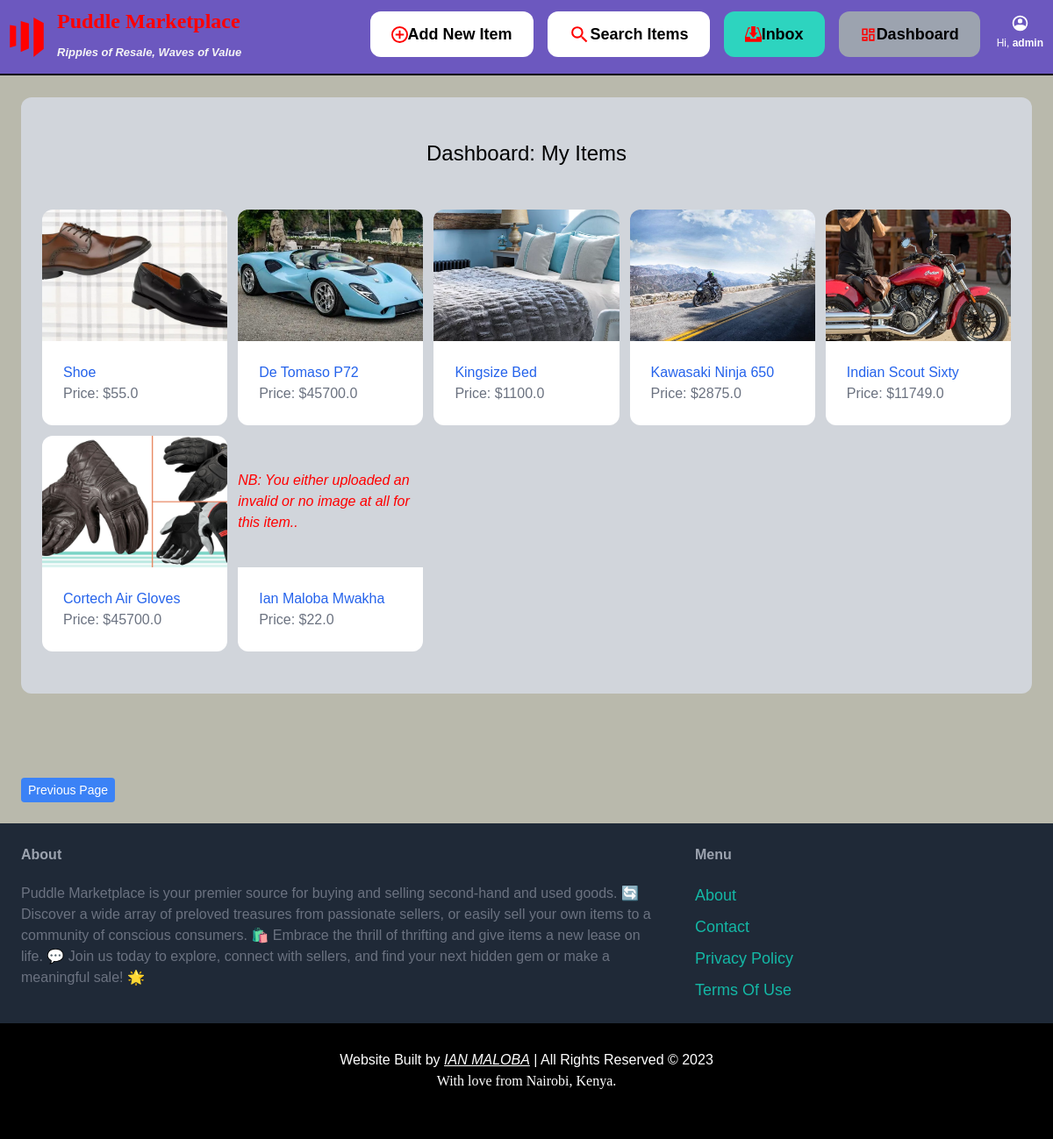
Before: /dashboard/ (signed in) with the older database file.
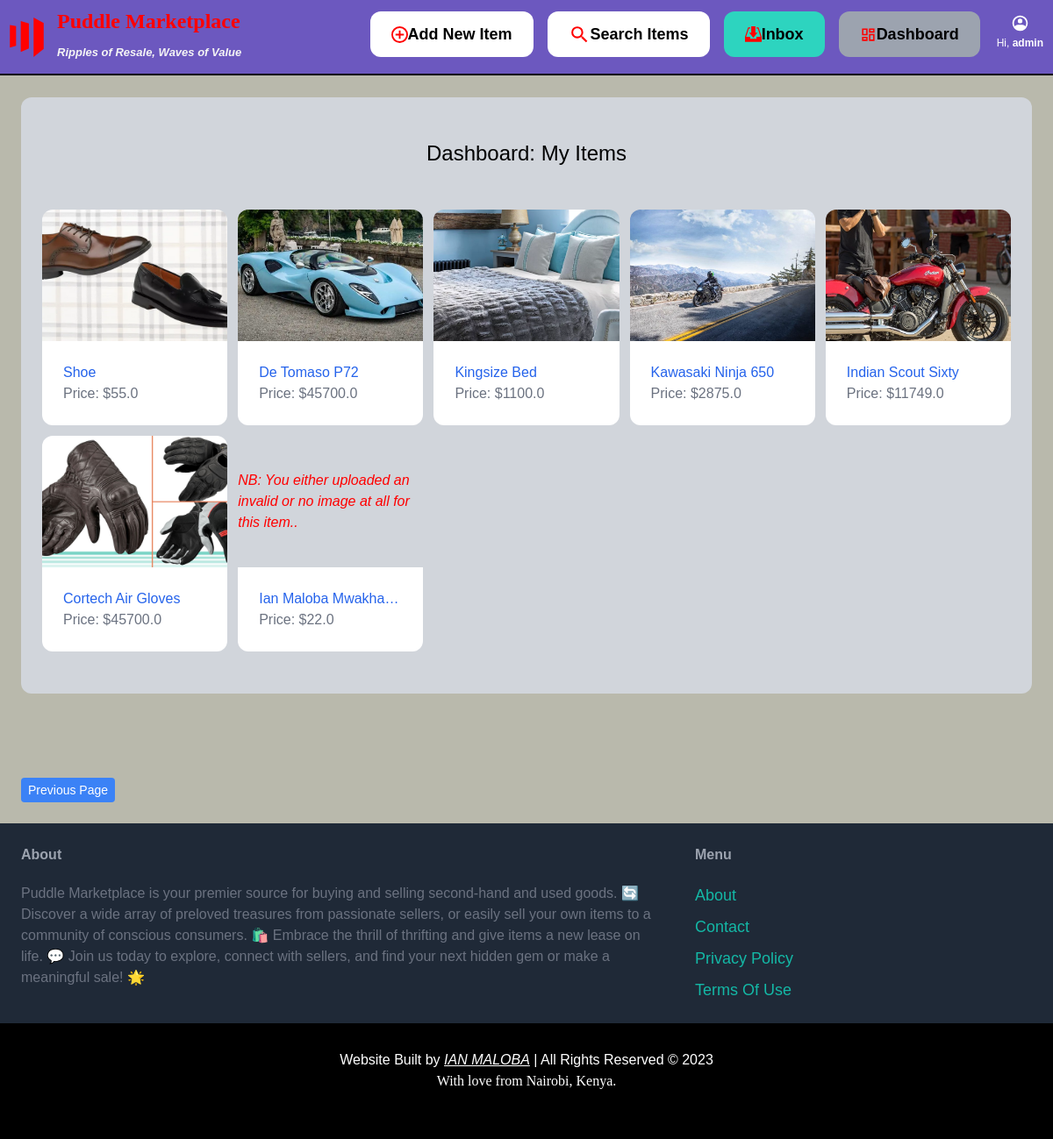
After: the same page with the newer database file.
### items/models.py (models this page shows, shortened)
class Item(models.Model):
    cartegory = models.ForeignKey(Cartegory, related_name='items', on_delete=models.CASCADE)
    name = models.CharField(max_length=255)
    description = RichTextField(blank=True, null=True)
    price = models.FloatField()
    image = models.ImageField(upload_to='item_images', blank=True, null=True)
    is_sold = models.BooleanField(default=False)
    created_by = models.ForeignKey(User, related_name='items', on_delete=models.CASCADE)
    created_at = models.DateTimeField(auto_now_add=True)

### dashboard/views.py (the view)
# urls.py: path('', views.index, name='index'),
@login_required
def index(request):
    items = Item.objects.filter(created_by=request.user)
    return render(request, 'dashboard/index.html', {
        'items': items,
    })

### dashboard/templates/dashboard/index.html (shortened to what this page needs)
{% extends 'core/base.html' %}
{% block content %}
    <div class="mt-6 px-6 py-12 bg-gray-300 rounded-xl">
        <h2 class="mb-12 text-2xl text-center">Dashboard: My Items</h2>
        {% if items %}
        <div class="grid grid-cols-2 md:grid-cols-5 gap-3">
            {% for item in items %}
              <div class="flex flex-col h-full">
                <a href="{% url 'items:detail' item.id %}">
                  <div class="flex-shrink-0">
                    {% if item.image.name %}
                      <div style="height: 150px;">
                        <img src="/media/{{ item.image.name }}" class="rounded-t-xl w-full h-full object-cover">
                      </div>
                    {% else %}
                      <div style="height: 150px; display: flex; align-items: center; justify-content: center;">
                        <i style="color: red;">NB: You either uploaded an invalid or no image at all for this item..</i>
                      </div>
                    {% endif %}
                  </div>
                  <div class="p-6 bg-white rounded-b-xl flex-grow">
                    <h2 class="text-blue-600 text-1xl truncate hover:underline hover:text-red-500">{{ item.name }}</h2>
                    <p class="text-gray-500 truncate">Price: ${{ item.price }}</p>
                  </div>
                </a>
              </div>
            {% endfor %}
          </div>
        {% else %}
            <em>Ooops! You have no items yet <b>{{ user.username }}</b>! To add an item, click <a href="{% url 'items:new' %}"><u>Add New Item</u></a>. All your items will display here...</em>
        {% endif %}
    </div>
{% endblock %}

Changed rows visible on the page:
changed Item: name "Ian Maloba Mwakha" → "Ian Maloba Mwakha…"
